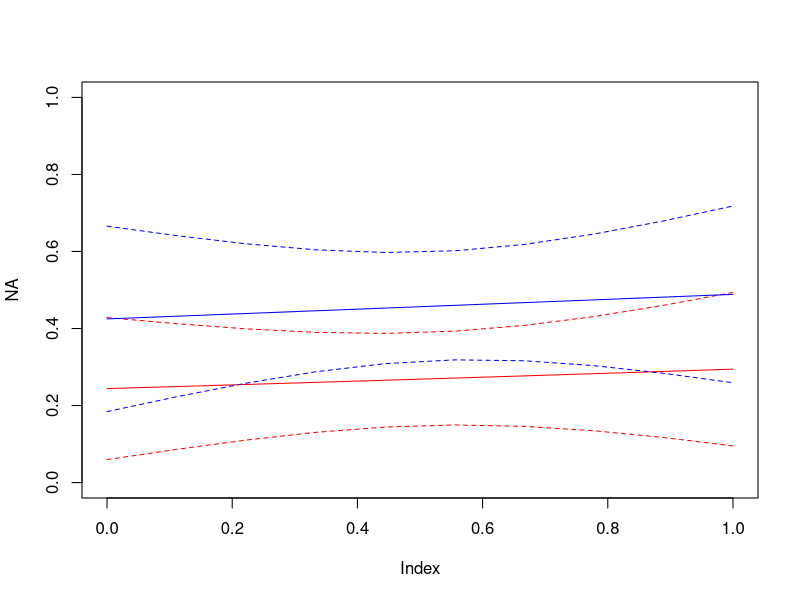
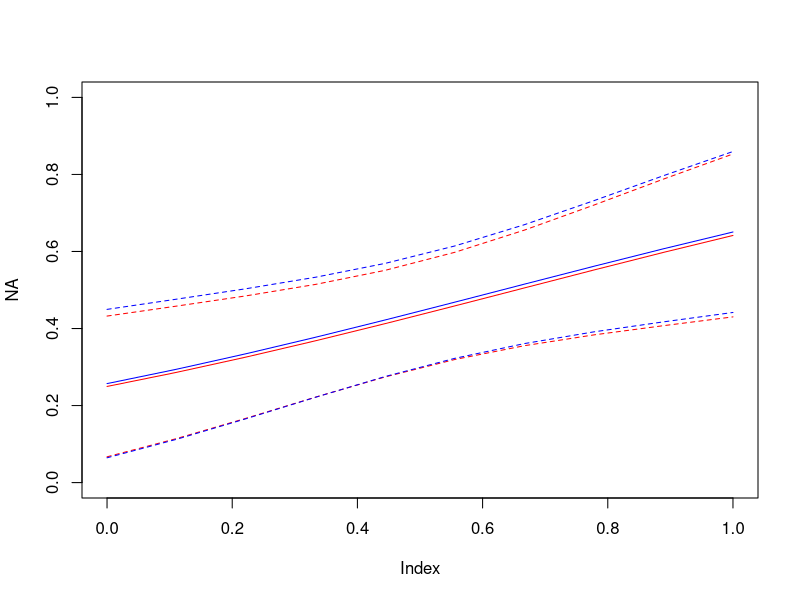
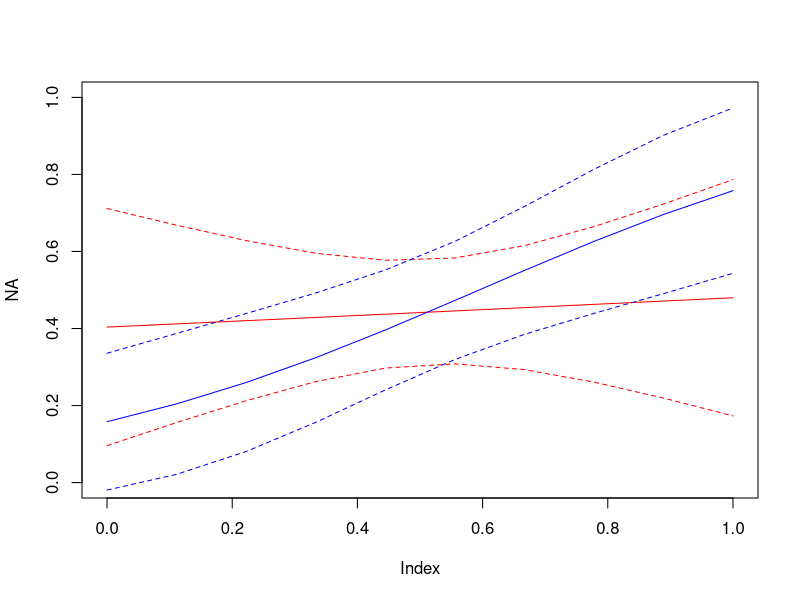
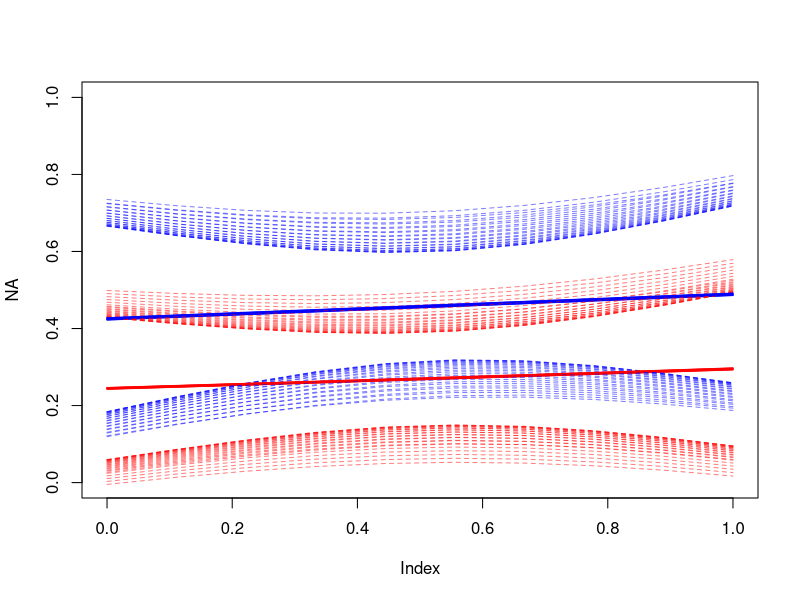
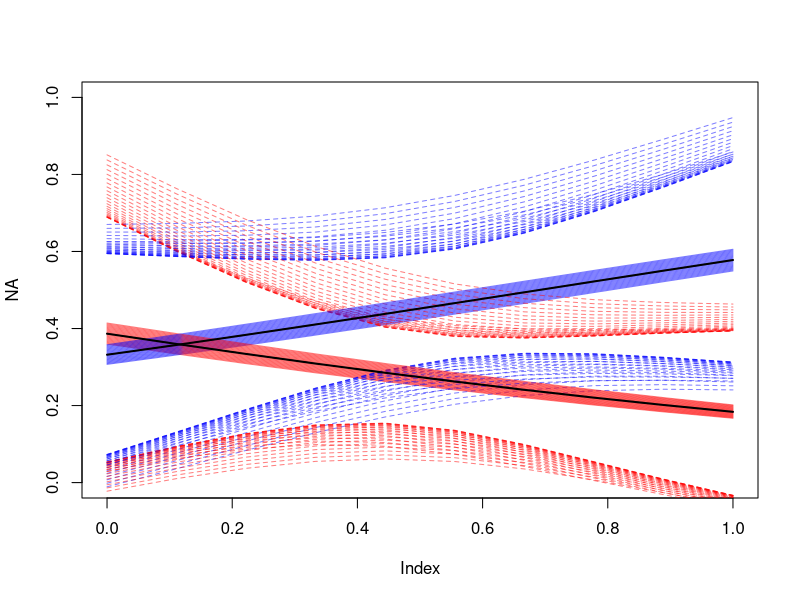
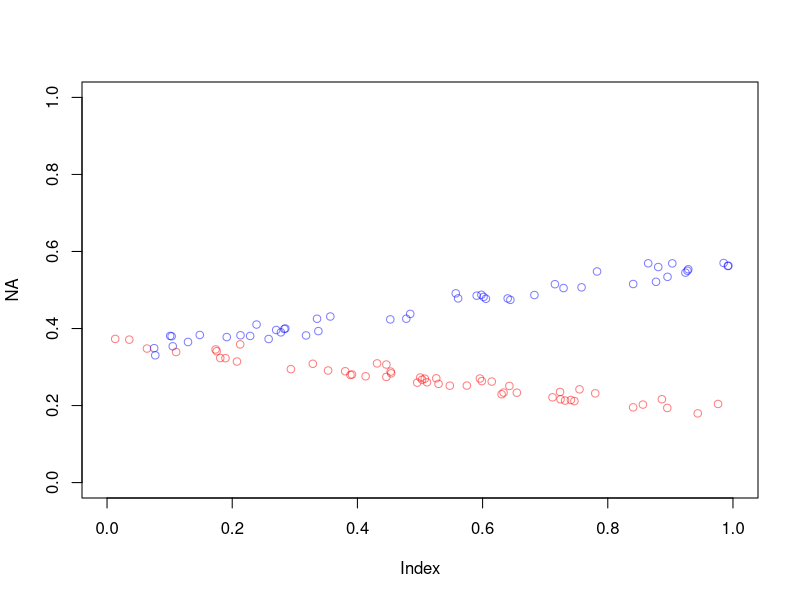

Recreate these plots in R, in order.
#' # Binary Outcome GLM Effects Plots #
#'

#' Simple multivariate model (no interaction)
set.seed(1)
x1 <- rbinom(100,1,.5)
x2 <- runif(100,0,1)
x3 <- runif(100,0,5)
y1 <- 2*x1 + 5*x2 + rnorm(100,0,3)
y1s <- rbinom(100,1,(y1-min(y1))/(max(y1)-min(y1))) # the math here is just to rescale to [0,1]

#' Simple multivariate model (with interaction)
y2 <- 2*x1 + 5*x2 + 2*x1*x2 + rnorm(100,0,3)
y2s <- rbinom(100,1,(y2-min(y2))/(max(y2)-min(y2)))

#' Simple multivariate model (with interaction and an extra term)
y3 <- 2*x1 + 5*x2 + 2*x1*x2 + x3 + rnorm(100,0,3)
y3s <- rbinom(100,1,(y2-min(y2))/(max(y2)-min(y2)))


m1 <- glm(y1s ~ x1 + x2, family=binomial)
m2a <- glm(y2s ~ x1 + x2, family=binomial)
m2b <- glm(y2s ~ x1*x2, family=binomial)
m3a <- glm(y1s ~ x1 + x2 + x3, family=binomial)
m3b <- glm(y1s ~ x1*x2 + x3, family=binomial)

newdata1 <- expand.grid(x1=0:1,x2=seq(0,1,length.out=10))
newdata2 <- expand.grid(x1=0:1,x2=seq(0,1,length.out=10),x3=seq(0,5,length.out=25))
p1 <- predict(m1,newdata1,type='response', se.fit=TRUE)
p2a <- predict(m2a,newdata1,type='response', se.fit=TRUE)
p2b <- predict(m2b,newdata1,type='response', se.fit=TRUE)
p3a <- predict(m3a,newdata2,type='response', se.fit=TRUE)
p3b <- predict(m3b,newdata2,type='response', se.fit=TRUE)

#' ## Predicted Probability Plots ##

#' Simple model
plot(NA,xlim=c(0,1), ylim=c(0,1))
# `x1==0`
lines(newdata1$x2[newdata1$x1==0], p1$fit[newdata1$x1==0], col='red')
lines(newdata1$x2[newdata1$x1==0], p1$fit[newdata1$x1==0]+1.96*p1$se.fit[newdata1$x1==0], col='red', lty=2)
lines(newdata1$x2[newdata1$x1==0], p1$fit[newdata1$x1==0]-1.96*p1$se.fit[newdata1$x1==0], col='red', lty=2)
# `x1==1`
lines(newdata1$x2[newdata1$x1==1], p1$fit[newdata1$x1==1], col='blue')
lines(newdata1$x2[newdata1$x1==1], p1$fit[newdata1$x1==1]+1.96*p1$se.fit[newdata1$x1==1], col='blue', lty=2)
lines(newdata1$x2[newdata1$x1==1], p1$fit[newdata1$x1==1]-1.96*p1$se.fit[newdata1$x1==1], col='blue', lty=2)


#' Interaction model (improperly modeled)
plot(NA,xlim=c(0,1), ylim=c(0,1))
# `x1==0`
lines(newdata1$x2[newdata1$x1==0], p2a$fit[newdata1$x1==0], col='red')
lines(newdata1$x2[newdata1$x1==0], p2a$fit[newdata1$x1==0]+1.96*p2a$se.fit[newdata1$x1==0], col='red', lty=2)
lines(newdata1$x2[newdata1$x1==0], p2a$fit[newdata1$x1==0]-1.96*p2a$se.fit[newdata1$x1==0], col='red', lty=2)
# `x1==1`
lines(newdata1$x2[newdata1$x1==1], p2a$fit[newdata1$x1==1], col='blue')
lines(newdata1$x2[newdata1$x1==1], p2a$fit[newdata1$x1==1]+1.96*p2a$se.fit[newdata1$x1==1], col='blue', lty=2)
lines(newdata1$x2[newdata1$x1==1], p2a$fit[newdata1$x1==1]-1.96*p2a$se.fit[newdata1$x1==1], col='blue', lty=2)

#' Interaction model (properly modeled)
plot(NA,xlim=c(0,1), ylim=c(0,1))
# `x1==0`
lines(newdata1$x2[newdata1$x1==0], p2b$fit[newdata1$x1==0], col='red')
lines(newdata1$x2[newdata1$x1==0], p2b$fit[newdata1$x1==0]+1.96*p2b$se.fit[newdata1$x1==0], col='red', lty=2)
lines(newdata1$x2[newdata1$x1==0], p2b$fit[newdata1$x1==0]-1.96*p2b$se.fit[newdata1$x1==0], col='red', lty=2)
# `x1==1`
lines(newdata1$x2[newdata1$x1==1], p2b$fit[newdata1$x1==1], col='blue')
lines(newdata1$x2[newdata1$x1==1], p2b$fit[newdata1$x1==1]+1.96*p2b$se.fit[newdata1$x1==1], col='blue', lty=2)
lines(newdata1$x2[newdata1$x1==1], p2b$fit[newdata1$x1==1]-1.96*p2b$se.fit[newdata1$x1==1], col='blue', lty=2)


#' No-Interaction model with an additional covariate
plot(NA,xlim=c(0,1), ylim=c(0,1))
s <- sapply(unique(newdata2$x3), function(i) {
    # `x1==0`
    lines(newdata2$x2[newdata2$x1==0 & newdata2$x3==i], p3a$fit[newdata2$x1==0 & newdata2$x3==i], col=rgb(1,0,0,.5))
    lines(newdata2$x2[newdata2$x1==0 & newdata2$x3==i],
          p3a$fit[newdata2$x1==0 & newdata2$x3==i]+1.96*p3a$se.fit[newdata2$x1==0 & newdata2$x3==i], col=rgb(1,0,0,.5), lty=2)
    lines(newdata2$x2[newdata2$x1==0 & newdata2$x3==i],
          p3a$fit[newdata2$x1==0 & newdata2$x3==i]-1.96*p3a$se.fit[newdata2$x1==0 & newdata2$x3==i], col=rgb(1,0,0,.5), lty=2)
    # `x1==1`
    lines(newdata2$x2[newdata2$x1==1 & newdata2$x3==i], p3a$fit[newdata2$x1==1 & newdata2$x3==i], col=rgb(0,0,1,.5))
    lines(newdata2$x2[newdata2$x1==1 & newdata2$x3==i],
          p3a$fit[newdata2$x1==1 & newdata2$x3==i]+1.96*p3a$se.fit[newdata2$x1==1 & newdata2$x3==i], col=rgb(0,0,1,.5), lty=2)
    lines(newdata2$x2[newdata2$x1==1 & newdata2$x3==i],
          p3a$fit[newdata2$x1==1 & newdata2$x3==i]-1.96*p3a$se.fit[newdata2$x1==1 & newdata2$x3==i], col=rgb(0,0,1,.5), lty=2)
})


#' Interaction model with an additional covariate
plot(NA,xlim=c(0,1), ylim=c(0,1))
s <- sapply(unique(newdata2$x3), function(i) {
    # `x1==0`
    lines(newdata2$x2[newdata2$x1==0 & newdata2$x3==i], p3b$fit[newdata2$x1==0 & newdata2$x3==i], col=rgb(1,0,0,.5))
    lines(newdata2$x2[newdata2$x1==0 & newdata2$x3==i],
          p3b$fit[newdata2$x1==0 & newdata2$x3==i]+1.96*p3b$se.fit[newdata2$x1==0 & newdata2$x3==i], col=rgb(1,0,0,.5), lty=2)
    lines(newdata2$x2[newdata2$x1==0 & newdata2$x3==i],
          p3b$fit[newdata2$x1==0 & newdata2$x3==i]-1.96*p3b$se.fit[newdata2$x1==0 & newdata2$x3==i], col=rgb(1,0,0,.5), lty=2)
    # `x1==1`
    lines(newdata2$x2[newdata2$x1==1 & newdata2$x3==i], p3b$fit[newdata2$x1==1 & newdata2$x3==i], col=rgb(0,0,1,.5))
    lines(newdata2$x2[newdata2$x1==1 & newdata2$x3==i],
          p3b$fit[newdata2$x1==1 & newdata2$x3==i]+1.96*p3b$se.fit[newdata2$x1==1 & newdata2$x3==i], col=rgb(0,0,1,.5), lty=2)
    lines(newdata2$x2[newdata2$x1==1 & newdata2$x3==i],
          p3b$fit[newdata2$x1==1 & newdata2$x3==i]-1.96*p3b$se.fit[newdata2$x1==1 & newdata2$x3==i], col=rgb(0,0,1,.5), lty=2)
})

#' Predicted probabilities at median levels of `x3`
lines(newdata2$x2[newdata2$x1==0 & newdata2$x3==median(newdata2$x3)], p3b$fit[newdata2$x1==0 & newdata2$x3==median(newdata2$x3)], col='black', lwd=2)
lines(newdata2$x2[newdata2$x1==1 & newdata2$x3==median(newdata2$x3)], p3b$fit[newdata2$x1==1 & newdata2$x3==median(newdata2$x3)], col='black', lwd=2)



p3b.fitted <- predict(m3b,type='response',se.fit=TRUE)
plot(NA,xlim=c(0,1), ylim=c(0,1))
points(x2[x1==0], p3b.fitted$fit[x1==0], col=rgb(1,0,0,.5))
points(x2[x1==1], p3b.fitted$fit[x1==1], col=rgb(0,0,1,.5))



#' plot all marginal effects


